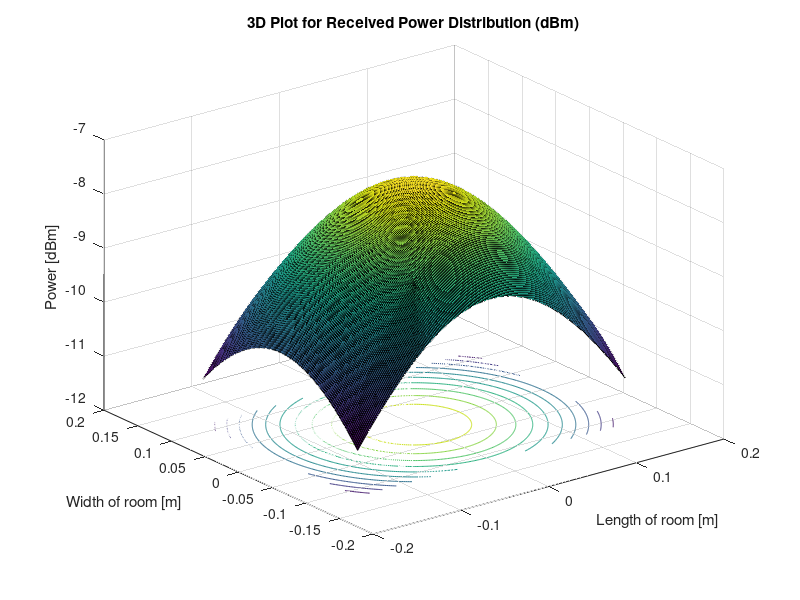
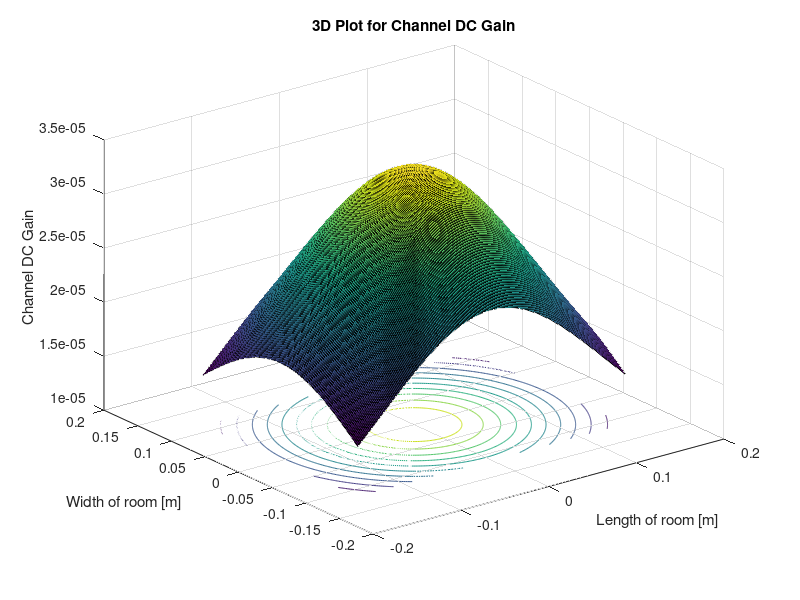
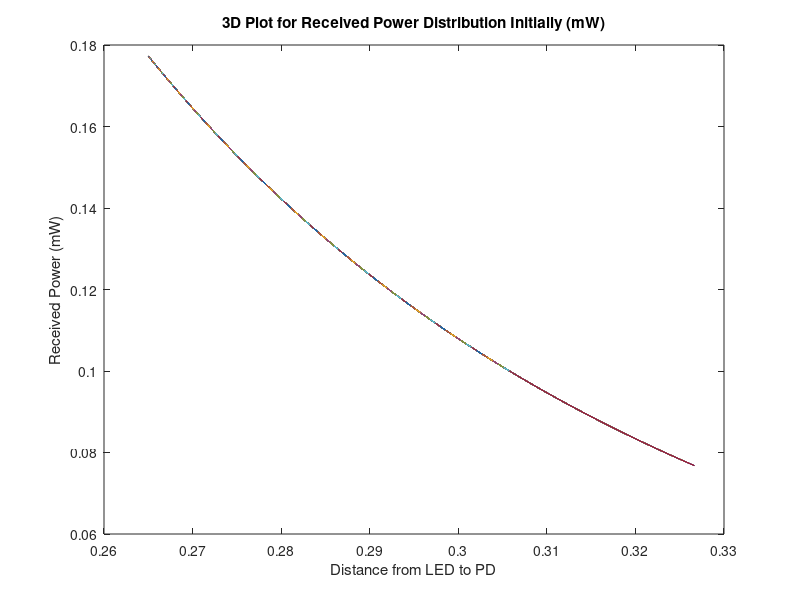
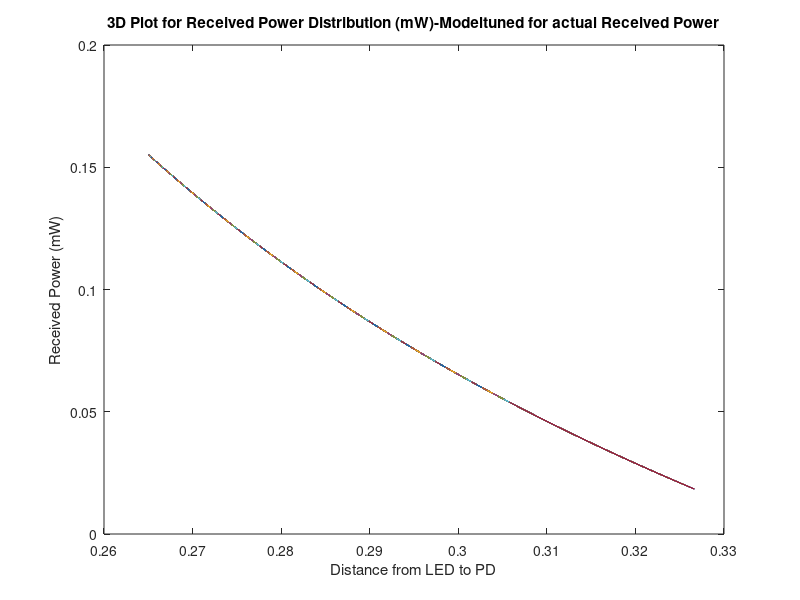

The MATLAB source for these figures, in order:
phi = 60; %semi-angle at half power (deg)
m = -log(2)/log(cosd(phi)); %Lambertian order of emission
P_LED =5250; %transmitted optical power (mW)
Arx = 7.45E-6; %detector areaa of PD (sq.cm)
Ts = 1; %gain of optical filter
%index = 1.5; %refractive index of lens at the PD
FOV = 55; %FOV of the receiver (deg)
G_Con= 1; %gain of an optical concentrator

lx=0.305; ly=0.23; lz=0.265; %room dimension in (m)
h=lz; %distance between source and reciver plane (m)
[XT,YT]= meshgrid(0,0); %position of LED

Nx = lx*800; Ny= ly*800; %number of grids in the receiver plane
x=-lx/2:lx/Nx:lx/2;
y=-ly/2:ly/Ny:ly/2;
[XR, YR] = meshgrid(x, y);
D= sqrt((XR-XT).^2+ (YR-YT).^2+h^2); %distance vector from source
cos_irradiance_angle = h./D; %irradiance angle vector
cos_incidence_angle = h./D; %incidence angle vector

HLOS=((m+1)*Arx*(cos_irradiance_angle.^m).*Ts.*G_Con.*cos_incidence_angle)./(2*pi.*D.^2); %channel DC gain for source
P_rx=P_LED.*HLOS; %received power from source
P_rx(find(abs(acosd(cos_incidence_angle))> FOV)) = 0; 
%y=6.52-0.376.*D+5.43.*E(-3).*(D.^(2));
P_rx_initial =P_rx;
P_rx_final =P_rx - (0.589.*D-0.134);
%P_rx_final =P_rx - (-0.0665+0.111.*D+0.845.*(D.^(2)));
%P_rx_final =P_rx + (24.3-259.*D+917.*(D.^(2))-1079.*(D.^(3)));
%P_rx_final =P_rx + (1097-15447.*D+81529.*(D.^(2))-191094.*(D.^(3))+167841.*(D.^(4)));
P_rx_dBm=(10*log10(P_rx));

figure(1)
surfc(x,y,P_rx_dBm);
xlabel('Length of room [m]')
ylabel('Width of room [m]' )
zlabel('Power [dBm]' )
hold on
title('3D Plot for Received Power Distribution (dBm)' ) 

figure(2)
surfc(x,y,HLOS);
xlabel('Length of room [m]')
ylabel('Width of room [m]' )
zlabel('Channel DC Gain' )
hold on
title('3D Plot for Channel DC Gain' ) 

figure(3)
plot(D,P_rx_initial)
xlabel('Distance from LED to PD')
ylabel('Received Power (mW)')
title('3D Plot for Received Power Distribution Initially (mW)' ) 

figure(4)
plot(D,P_rx_final)
xlabel('Distance from LED to PD')
ylabel('Received Power (mW)')
title('3D Plot for Received Power Distribution (mW)-Modeltuned for actual Received Power' )
